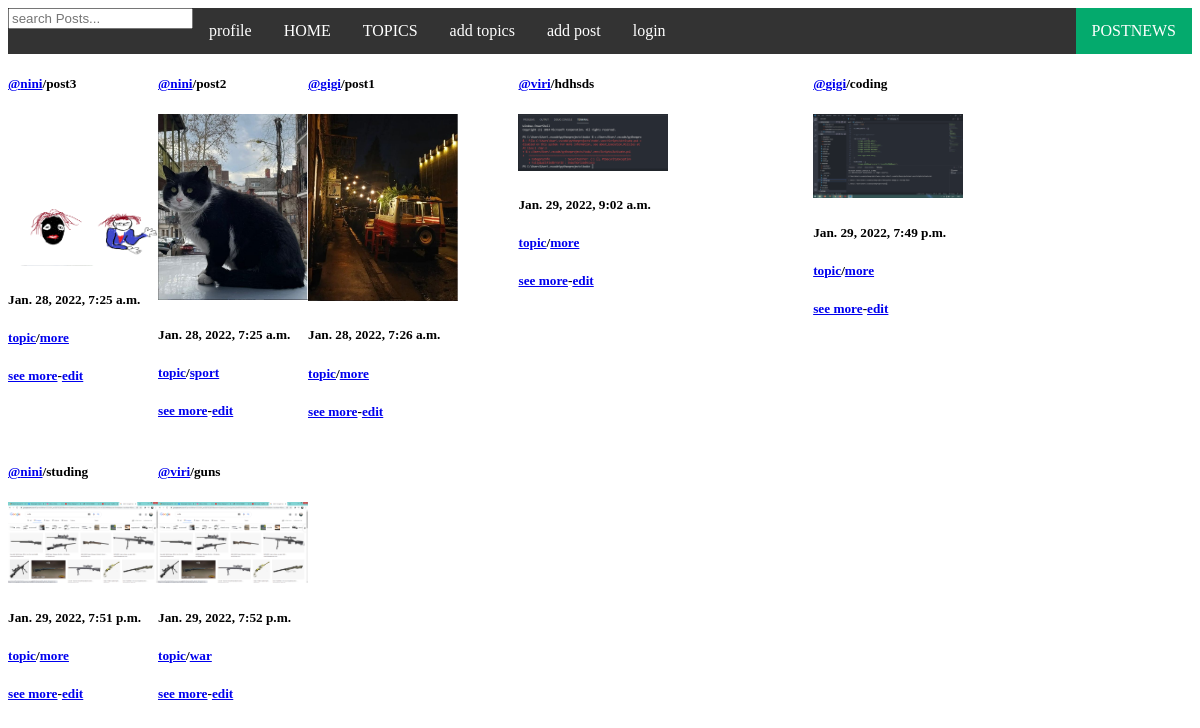
Before: / with the older database file.
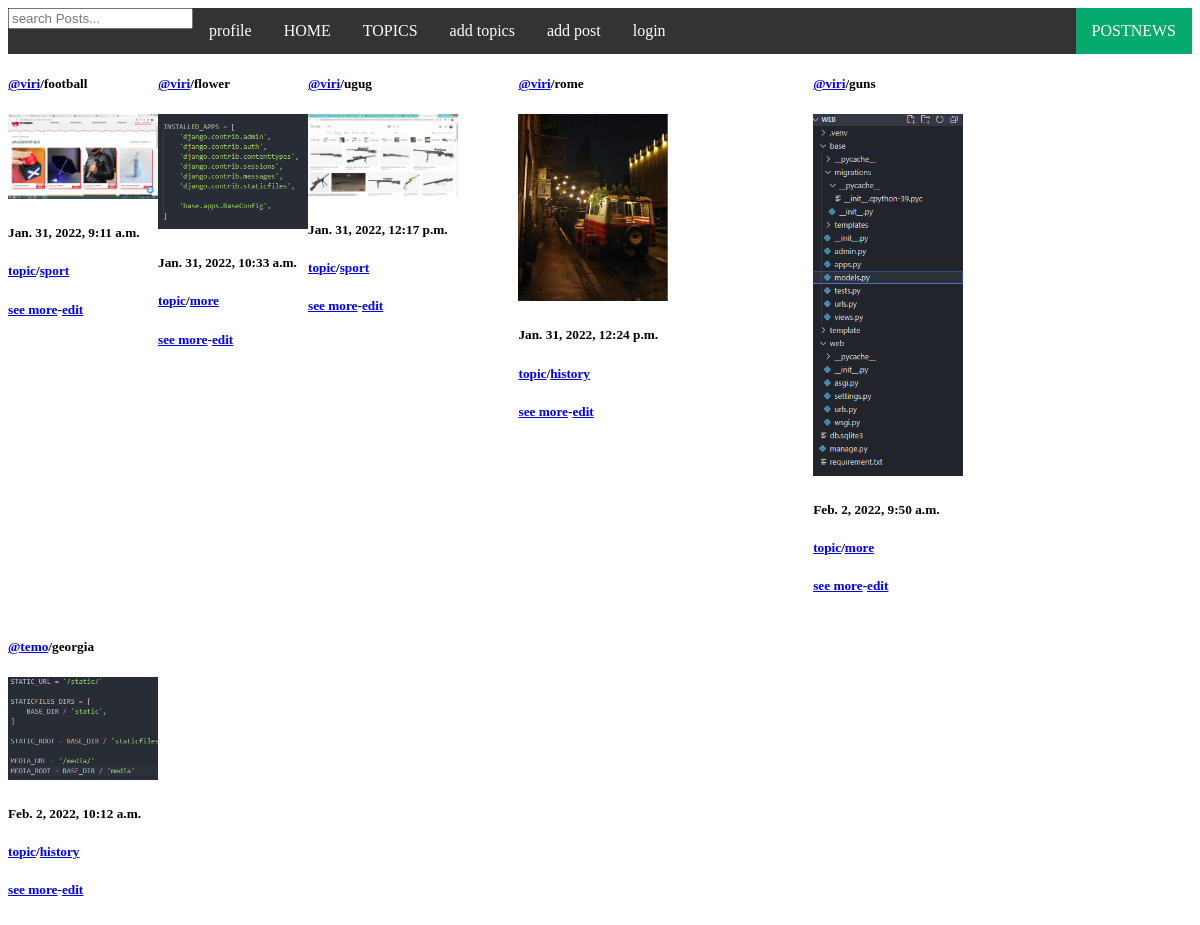
After: the same page with the newer database file.
### base/models.py (models this page shows, shortened)
class POST(models.Model):
    host = models.ForeignKey(User, on_delete=models.SET_NULL, null=True)
    topic = models.ForeignKey(Topic, on_delete=models.SET_NULL, null=True)
    title = models.CharField(max_length=200)
    body = models.TextField(max_length=3000)
    background_image = models.ImageField(null = True,upload_to='posts/')
    updated = models.DateTimeField(auto_now=True)
    created = models.DateTimeField(auto_now_add=True)

class Topic(models.Model):
    name = models.CharField(max_length=200)
    def __str__(self):
        return self.name

### base/views.py (the view)
# urls.py: path('', views.home, name ="home"),
def home(request):
    q = request.GET.get('q') if request.GET.get('q') != None else ''
    post = POST.objects.filter(
        Q(topic__name__icontains=q) |
        Q(title__icontains=q) |
        Q(body__icontains=q)
    )
    Topics = Topic.objects.all()
    context = {'POST': post,'Topics':Topics}
    return render(request, 'home.html', context)

### templates/home.html (shortened to what this page needs)
{% extends 'main.html' %}
{% block content %}
<div class="home-container">
    {% for POST in POST %}
        <div >
           <h5><a href="{% url 'profile' user.pk %}">@{{ POST.host }}</a>/{{ POST.title }}</a></h5>
           <img src="{{ POST.background_image.url }}" style="width:150px" >
          <div>
           <h5>{{ POST.created }} </h5>
           <h5><a href="{%  url 'topicpage' %}">topic</a>/<a href="{% url 'home'%}?q={{ POST.topic}}">{{ POST.topic}}</a></h5>
           {% if request.user != POST.host %}
           <h5><a href="{% url 'seemore' POST.pk %}">see more</a>-<a href="{%url 'error' %}">edit</a></h5>
           {% else %}
           <h5><a href="{% url 'seemore' POST.pk %}">see more</a>-<a href="{%url 'edit-post' POST.pk%}">edit</a></h5>
           {% endif %}
          </div>
        </div>
    {% endfor %}
</div>
{% endblock content %}

### templates/main.html (shortened to what this page needs)
<!DOCTYPE html>
<html>
<head>
</head>
<body>
    {% include 'navbar.html' %}
    {% block content %}
    {% endblock %}
</body>
</html>

### templates/navbar.html (shortened to what this page needs)
<!DOCTYPE html>
<html>
<head>
</head>
<body>
<ul>
  <li><form method="GET" action="{% url 'home' %}">
    <input type="text" name="q" placeholder="search Posts...">
  </form></li>
  <li><a href="">profile</a></li>
  <li><a href="{% url 'home'  %}">HOME</a></li>
  <li><a href="{% url 'topicpage'  %}">TOPICS</a></li>
  {% if request.user.is_authenticated %}
  <li><a href="{% url 'create-topic'   %}">add topics</a></li>
  {% else %}
  <li><a href="{% url 'login'  %}">add topics</a></li>
  {% endif %}
  {% if request.user.is_authenticated %}
  <li><a href="{% url 'create-edit'  %}">add post</a></li>
  {% else %}
  <li><a href="{% url 'login'  %}">add post</a></li>
  {% endif %}
  {% if request.user.is_authenticated %}
  <li><a href="{% url 'logout'  %}">Logout</a></li>
  {% else %}
  <li><a href="{% url 'login'  %}">login</a></li>
  {% endif %}
  <li style="float:right"><a class="active" href="{% url 'know'  %}">POSTNEWS</a></li>
</ul>
</body>
</html>

### templates/navbar.html (style rules this page uses)
ul { list-style-type: none; margin: 0; padding: 0; overflow: hidden; background-color: #333; }
li { float: left; }
li a { display: block; color: white; text-align: center; padding: 14px 16px; text-decoration: none; }
.active { background-color: #04AA6D; }

### templates/home.html (style rules this page uses)
.home-container { display: grid; grid-template-columns: 1fr 3fr 5fr 7fr 9fr ; }

Changed rows visible on the page:
removed POST: host "nini", title "post3", background_image (picture), created "Jan. 28, 2022, 7:25 a.m.", topic "more", shows "see more"
removed POST: host "nini", title "post2", background_image (picture), created "Jan. 28, 2022, 7:25 a.m.", topic "sport", shows "see more"
removed POST: host "gigi", title "post1", background_image (picture), created "Jan. 28, 2022, 7:26 a.m.", topic "more", shows "see more"
removed POST: host "viri", title "hdhsds", background_image (picture), created "Jan. 29, 2022, 9:02 a.m.", topic "more", shows "see more"
removed POST: host "gigi", title "coding", background_image (picture), created "Jan. 29, 2022, 7:49 p.m.", topic "more", shows "see more"
removed POST: host "nini", title "studing", background_image (picture), created "Jan. 29, 2022, 7:51 p.m.", topic "more", shows "see more"
removed POST: host "viri", title "guns", background_image (picture), created "Jan. 29, 2022, 7:52 p.m.", topic "war", shows "see more"
added POST: host "viri", title "football", background_image (picture), created "Jan. 31, 2022, 9:11 a.m.", topic "sport", shows "see more"
added POST: host "viri", title "flower", background_image (picture), created "Jan. 31, 2022, 10:33 a.m.", topic "more", shows "see more"
added POST: host "viri", title "ugug", background_image (picture), created "Jan. 31, 2022, 12:17 p.m.", topic "sport", shows "see more"
added POST: host "viri", title "rome", background_image (picture), created "Jan. 31, 2022, 12:24 p.m.", topic "history", shows "see more"
added POST: host "viri", title "guns", background_image (picture), created "Feb. 2, 2022, 9:50 a.m.", topic "more", shows "see more"
added POST: host "temo", title "georgia", background_image (picture), created "Feb. 2, 2022, 10:12 a.m.", topic "history", shows "see more"
